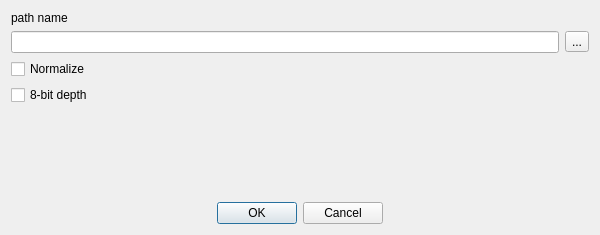
<?xml version="1.0" encoding="UTF-8"?>
<ui version="4.0">
 <class>ViewImageDialog</class>
 <widget class="QDialog" name="ViewImageDialog">
  <property name="geometry">
   <rect>
    <x>0</x>
    <y>0</y>
    <width>600</width>
    <height>235</height>
   </rect>
  </property>
  <property name="minimumSize">
   <size>
    <width>600</width>
    <height>0</height>
   </size>
  </property>
  <property name="windowTitle">
   <string>Dialog</string>
  </property>
  <layout class="QVBoxLayout" name="verticalLayout">
   <item>
    <widget class="QLabel" name="label_path_name">
     <property name="text">
      <string>path name</string>
     </property>
    </widget>
   </item>
   <item>
    <layout class="QHBoxLayout" name="horizontalLayout">
     <item>
      <widget class="QLineEdit" name="lineEdit_path"/>
     </item>
     <item>
      <widget class="QToolButton" name="toolButton_select_path">
       <property name="text">
        <string>...</string>
       </property>
      </widget>
     </item>
    </layout>
   </item>
   <item>
    <widget class="QCheckBox" name="checkBox_normalize">
     <property name="text">
      <string>Normalize</string>
     </property>
    </widget>
   </item>
   <item>
    <widget class="QCheckBox" name="checkBox_8_bit">
     <property name="text">
      <string>8-bit depth</string>
     </property>
    </widget>
   </item>
   <item>
    <spacer name="verticalSpacer">
     <property name="orientation">
      <enum>Qt::Vertical</enum>
     </property>
     <property name="sizeHint" stdset="0">
      <size>
       <width>20</width>
       <height>40</height>
      </size>
     </property>
    </spacer>
   </item>
   <item>
    <widget class="QDialogButtonBox" name="buttonBox">
     <property name="orientation">
      <enum>Qt::Horizontal</enum>
     </property>
     <property name="standardButtons">
      <set>QDialogButtonBox::Cancel|QDialogButtonBox::Ok</set>
     </property>
     <property name="centerButtons">
      <bool>true</bool>
     </property>
    </widget>
   </item>
  </layout>
 </widget>
 <resources/>
 <connections>
  <connection>
   <sender>buttonBox</sender>
   <signal>accepted()</signal>
   <receiver>ViewImageDialog</receiver>
   <slot>accept()</slot>
   <hints>
    <hint type="sourcelabel">
     <x>248</x>
     <y>254</y>
    </hint>
    <hint type="destinationlabel">
     <x>157</x>
     <y>274</y>
    </hint>
   </hints>
  </connection>
  <connection>
   <sender>buttonBox</sender>
   <signal>rejected()</signal>
   <receiver>ViewImageDialog</receiver>
   <slot>reject()</slot>
   <hints>
    <hint type="sourcelabel">
     <x>316</x>
     <y>260</y>
    </hint>
    <hint type="destinationlabel">
     <x>286</x>
     <y>274</y>
    </hint>
   </hints>
  </connection>
 </connections>
</ui>
